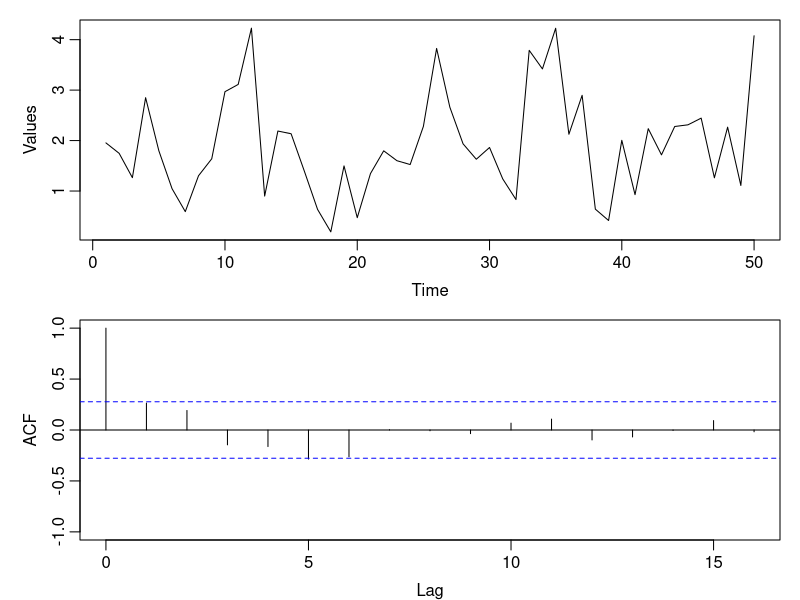
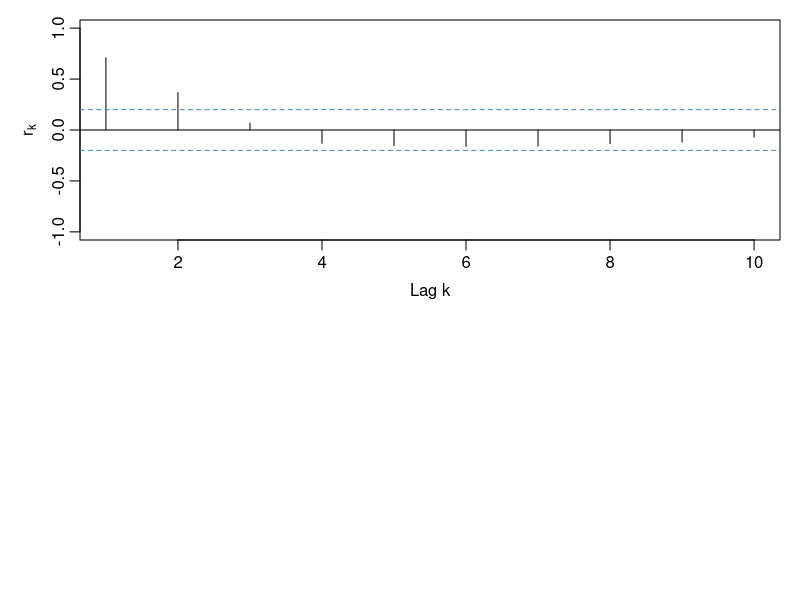

The R source for these figures, in order:
## ---- chunk 1
library(tidyverse)
library(ggplot2)
library(gridExtra)
## ---- chunk 2
ex1 <- c(
  1.954,1.747,1.265,2.850,1.799,1.046,0.592,1.303,1.639,2.969,
  3.113,4.228,0.900,2.189,2.135,1.394,0.636,0.191,1.498,0.472,
  1.346,1.797,1.601,1.525,2.281,3.826,2.662,1.935,1.630,1.863,
  1.240,0.831,3.788,3.420,4.226,2.125,2.897,0.641,0.416,2.005,
  0.928,2.236,1.717,2.279,2.312,2.445,1.262,2.266,1.110,4.077
)

par(mfrow=c(2,1), mar=c(3,4,1,1), mgp=c(2,0.6,0)) 

plot.ts(ex1,ylab = "Values")      
acf(ex1,ylim=c(-1,1))

## ---- chunk 3

ex2 <- c(-0.062,-0.229,0.062,-0.104,-0.188)
ex2_n <- 50
ex2_l <- 5
ex2_Q <- ex2_n*sum(ex2^2)

ex2_prob <- pchisq(ex2_Q,df = ex2_l,lower.tail = FALSE)

ex2_prob
## ---- chunk 4
ex2_1 <- c( 0.709,0.367, 0.067,-0.131,-0.153,-0.160,-0.157,-0.134,-0.119,-0.070)

ex2_1_n <- 100
ex2_1_l <- 10

ex2_1_Q <- ex2_1_n*sum(ex2_1^2)

ex2_1_prob <- pchisq(ex2_1_Q,df = ex2_1_l,lower.tail = FALSE)

ex2_1_prob

ex2_1_lags <- 1:ex2_1_l
ex2_1_critical <- 2/sqrt(ex2_1_n)

plot(ex2_1_lags, ex2_1, type = "h", ylim = c(-1, 1),
     xlab = "Lag k", ylab = expression(r[k]))

abline(h = c(ex2_1_critical, -ex2_1_critical), lty = 2, col = "steelblue")
abline(h = 0, col = "black")

